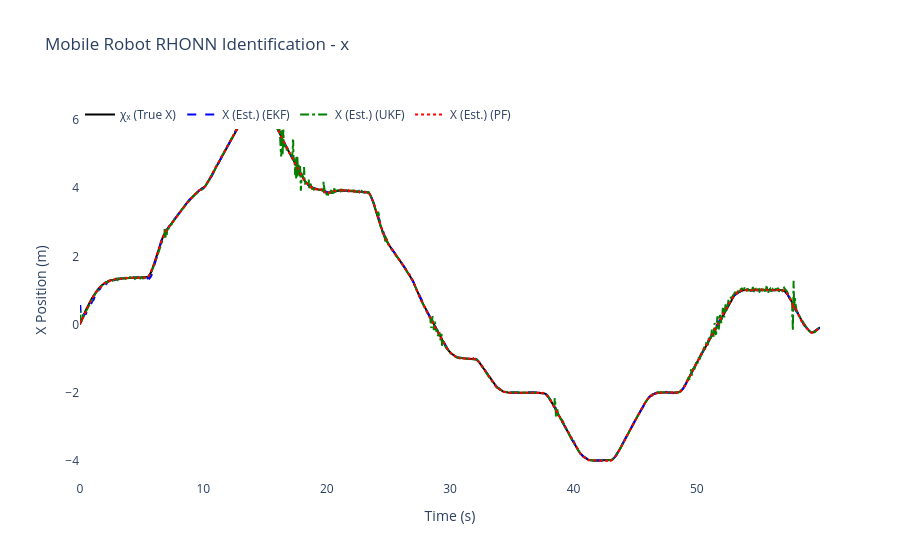
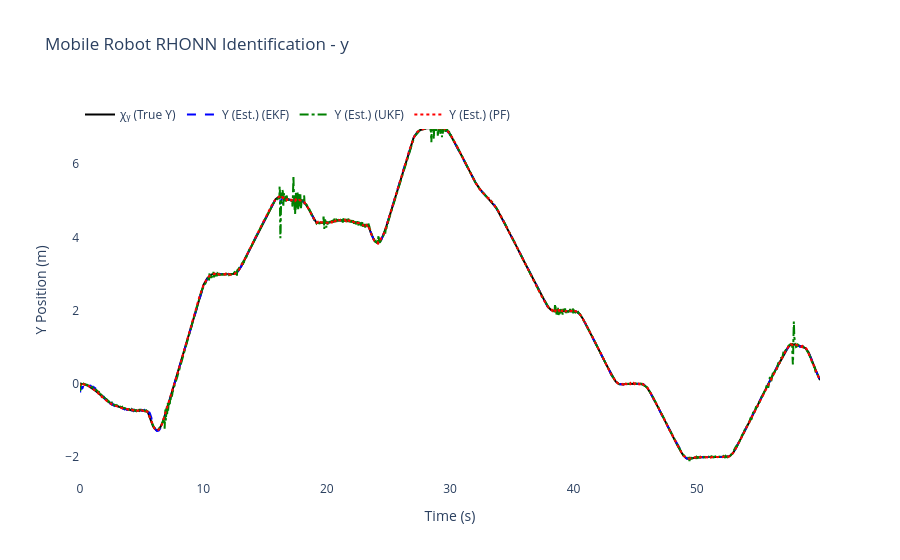
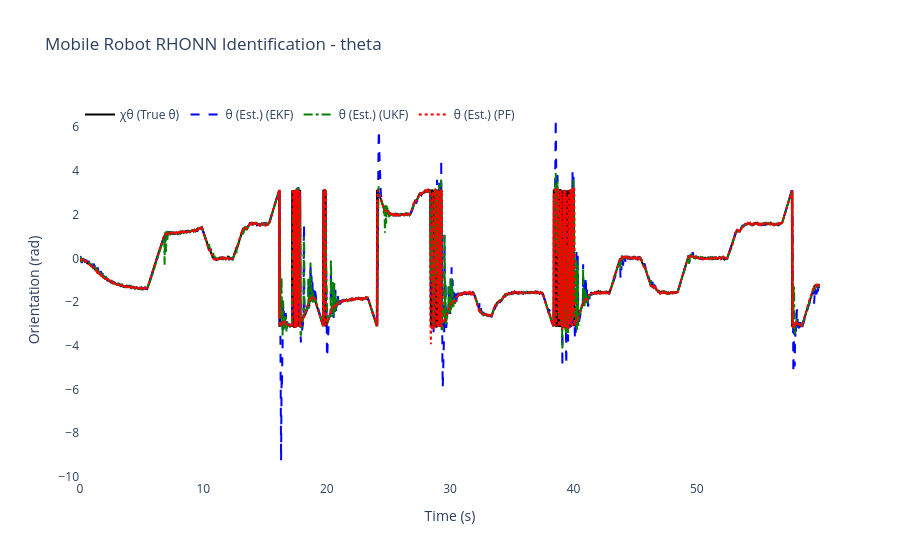
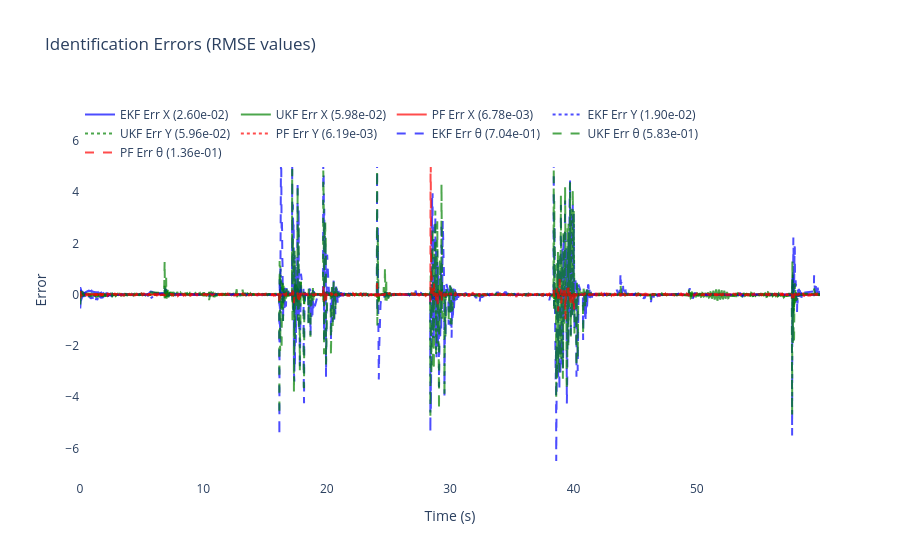

Notebook code for these charts, in order:
### Code cell
# ============================================================
# 6) Results & plots for Differential Drive Mobile Robot
# ============================================================

# compute RMSE per state and per filter
rmse_x_ekf = np.sqrt(np.mean((x_true[:, 0] - x_hat_ekf[:, 0])**2))
rmse_y_ekf = np.sqrt(np.mean((x_true[:, 1] - x_hat_ekf[:, 1])**2))
rmse_theta_ekf = np.sqrt(np.mean((x_true[:, 2] - x_hat_ekf[:, 2])**2))

rmse_x_ukf = np.sqrt(np.mean((x_true[:, 0] - x_hat_ukf[:, 0])**2))
rmse_y_ukf = np.sqrt(np.mean((x_true[:, 1] - x_hat_ukf[:, 1])**2))
rmse_theta_ukf = np.sqrt(np.mean((x_true[:, 2] - x_hat_ukf[:, 2])**2))

rmse_x_pf = np.sqrt(np.mean((x_true[:, 0] - x_hat_pf[:, 0])**2))
rmse_y_pf = np.sqrt(np.mean((x_true[:, 1] - x_hat_pf[:, 1])**2))
rmse_theta_pf = np.sqrt(np.mean((x_true[:, 2] - x_hat_pf[:, 2])**2))

# total RMSE (combined across states)
rmse_total_ekf = np.sqrt(rmse_x_ekf**2 + rmse_y_ekf**2 + rmse_theta_ekf**2)
rmse_total_ukf = np.sqrt(rmse_x_ukf**2 + rmse_y_ukf**2 + rmse_theta_ukf**2)
rmse_total_pf = np.sqrt(rmse_x_pf**2 + rmse_y_pf**2 + rmse_theta_pf**2)
rmse_totals = {'EKF': rmse_total_ekf, 'UKF': rmse_total_ukf, 'PF': rmse_total_pf}
best_filter = min(rmse_totals, key=rmse_totals.get)


print("🎯" + "="*65)
print(f"🏆 MEJOR FILTRO: {best_filter} (RMSE total: {rmse_totals[best_filter]:.6f})")
print(f"🎲 SEMILLA USADA: {RANDOM_SEED}")
print("="*67)


print(f"\nFinal EKF-RHONN Weights:")
for i in range(3):
    state_names = ['x', 'y', 'theta']
    print(f"  Neuron {i+1} ({state_names[i]}): {ekf_trainer.weights[i]}")

print(f"\nFinal UKF-RHONN Weights:")
for i in range(3):
    state_names = ['x', 'y', 'theta']
    print(f"  Neuron {i+1} ({state_names[i]}): {ukf_trainer.weights[i]}")

print(f"\nFinal PF-RHONN Weight Estimates:")
pf_estimates = pf_trainer.get_estimate()
for i in range(3):
    state_names = ['x', 'y', 'theta']
    print(f"  Neuron {i+1} ({state_names[i]}): {pf_estimates[i]}")

print("\n--- Performance Comparison (RMSE) ---")
print(f"EKF RMSE x:     {rmse_x_ekf:.6f}")
print(f"EKF RMSE y:     {rmse_y_ekf:.6f}")
print(f"EKF RMSE theta: {rmse_theta_ekf:.6f}")
print(f"UKF RMSE x:     {rmse_x_ukf:.6f}")
print(f"UKF RMSE y:     {rmse_y_ukf:.6f}")
print(f"UKF RMSE theta: {rmse_theta_ukf:.6f}")
print(f"PF  RMSE x:     {rmse_x_pf:.6f}")
print(f"PF  RMSE y:     {rmse_y_pf:.6f}")
print(f"PF  RMSE theta: {rmse_theta_pf:.6f}")

states_info = [
    {'idx': 0, 'var': 'x', 'desc': 'X Position', 'y_label': 'X Position (m)', 'chi': 'χₓ (True X)', 'x': 'X (Est.)'},
    {'idx': 1, 'var': 'y', 'desc': 'Y Position', 'y_label': 'Y Position (m)', 'chi': 'χᵧ (True Y)', 'x': 'Y (Est.)'},
    {'idx': 2, 'var': 'theta', 'desc': 'Orientation', 'y_label': 'Orientation (rad)', 'chi': 'χθ (True θ)', 'x': 'θ (Est.)'}
]

for state_info in states_info:
    i = state_info['idx']
    trace_plant = go.Scatter(x=t_history, y=x_true[:, i], mode='lines', name=state_info['chi'], line=dict(color='black', width=2))
    trace_ekf = go.Scatter(x=t_history, y=x_hat_ekf[:, i], mode='lines', name=f"{state_info['x']} (EKF)", line=dict(dash='dash', color='blue'))
    trace_ukf = go.Scatter(x=t_history, y=x_hat_ukf[:, i], mode='lines', name=f"{state_info['x']} (UKF)", line=dict(dash='dashdot', color='green'))
    trace_pf = go.Scatter(x=t_history, y=x_hat_pf[:, i], mode='lines', name=f"{state_info['x']} (PF)", line=dict(dash='dot', color='red'))
    fig = go.Figure([trace_plant, trace_ekf, trace_ukf, trace_pf])
    fig.update_layout(title=f'Mobile Robot RHONN Identification - {state_info["var"]}', xaxis_title='Time (s)', yaxis_title=state_info['y_label'], legend=dict(x=0, y=1, orientation='h'), font=dict(size=12), plot_bgcolor='white', paper_bgcolor='white')
    fig.show()

error_x_ekf = x_true[:, 0] - x_hat_ekf[:, 0]
error_y_ekf = x_true[:, 1] - x_hat_ekf[:, 1]
error_theta_ekf = x_true[:, 2] - x_hat_ekf[:, 2]
error_x_ukf = x_true[:, 0] - x_hat_ukf[:, 0]
error_y_ukf = x_true[:, 1] - x_hat_ukf[:, 1]
error_theta_ukf = x_true[:, 2] - x_hat_ukf[:, 2]
error_x_pf = x_true[:, 0] - x_hat_pf[:, 0]
error_y_pf = x_true[:, 1] - x_hat_pf[:, 1]
error_theta_pf = x_true[:, 2] - x_hat_pf[:, 2]

fig2 = go.Figure()
fig2.add_trace(go.Scatter(x=t_history, y=error_x_ekf, mode='lines', name=f'EKF Err X ({rmse_x_ekf:.2e})', opacity=0.7, line=dict(color='blue')))
fig2.add_trace(go.Scatter(x=t_history, y=error_x_ukf, mode='lines', name=f'UKF Err X ({rmse_x_ukf:.2e})', opacity=0.7, line=dict(color='green')))
fig2.add_trace(go.Scatter(x=t_history, y=error_x_pf, mode='lines', name=f'PF Err X ({rmse_x_pf:.2e})', opacity=0.7, line=dict(color='red')))
fig2.add_trace(go.Scatter(x=t_history, y=error_y_ekf, mode='lines', name=f'EKF Err Y ({rmse_y_ekf:.2e})', opacity=0.7, line=dict(color='blue', dash='dot')))
fig2.add_trace(go.Scatter(x=t_history, y=error_y_ukf, mode='lines', name=f'UKF Err Y ({rmse_y_ukf:.2e})', opacity=0.7, line=dict(color='green', dash='dot')))
fig2.add_trace(go.Scatter(x=t_history, y=error_y_pf, mode='lines', name=f'PF Err Y ({rmse_y_pf:.2e})', opacity=0.7, line=dict(color='red', dash='dot')))
fig2.add_trace(go.Scatter(x=t_history, y=error_theta_ekf, mode='lines', name=f'EKF Err θ ({rmse_theta_ekf:.2e})', opacity=0.7, line=dict(color='blue', dash='dash')))
fig2.add_trace(go.Scatter(x=t_history, y=error_theta_ukf, mode='lines', name=f'UKF Err θ ({rmse_theta_ukf:.2e})', opacity=0.7, line=dict(color='green', dash='dash')))
fig2.add_trace(go.Scatter(x=t_history, y=error_theta_pf, mode='lines', name=f'PF Err θ ({rmse_theta_pf:.2e})', opacity=0.7, line=dict(color='red', dash='dash')))
fig2.update_layout(title='Identification Errors (RMSE values)', xaxis_title='Time (s)', yaxis_title='Error', legend=dict(x=0, y=1, orientation='h'), font=dict(size=12), plot_bgcolor='white', paper_bgcolor='white')
fig2.show()

# 2D Trajectory plot with orientation arrows
fig_trajectory = go.Figure()
fig_trajectory.add_trace(go.Scatter(x=x_true[:, 0], y=x_true[:, 1], mode='lines', name='True', line=dict(color='black', width=3)))
fig_trajectory.add_trace(go.Scatter(x=x_hat_ekf[:, 0], y=x_hat_ekf[:, 1], mode='lines', name='EKF', line=dict(color='blue', width=2, dash='dash')))
fig_trajectory.add_trace(go.Scatter(x=x_hat_ukf[:, 0], y=x_hat_ukf[:, 1], mode='lines', name='UKF', line=dict(color='green', width=2, dash='dashdot')))
fig_trajectory.add_trace(go.Scatter(x=x_hat_pf[:, 0], y=x_hat_pf[:, 1], mode='lines', name='PF', line=dict(color='red', width=2, dash='dot')))
fig_trajectory.add_trace(go.Scatter(x=[x_true[0, 0]], y=[x_true[0, 1]], mode='markers', name='Start', marker=dict(color='green', size=10, symbol='star')))
fig_trajectory.add_trace(go.Scatter(x=[x_true[-1, 0]], y=[x_true[-1, 1]], mode='markers', name='End', marker=dict(color='red', size=10, symbol='square')))

# Add orientation arrows for the true trajectory
arrow_step = max(1, n_steps // 30)  # Show ~30 arrows total
arrow_length = 0.3  # Arrow length in meters
for i in range(0, n_steps, arrow_step):
    x_pos = x_true[i, 0]
    y_pos = x_true[i, 1]
    theta = x_true[i, 2]
    
    # Calculate arrow end point
    x_end = x_pos + arrow_length * np.cos(theta)
    y_end = y_pos + arrow_length * np.sin(theta)
    
    # Add arrow as annotation
    fig_trajectory.add_annotation(
        x=x_end, y=y_end,
        ax=x_pos, ay=y_pos,
        xref='x', yref='y',
        axref='x', ayref='y',
        showarrow=True,
        arrowhead=2,
        arrowsize=1,
        arrowwidth=2,
        arrowcolor='darkred',
        opacity=0.7
    )

# Add orientation arrows for the best performing filter (PF)
for i in range(0, n_steps, arrow_step * 2):  # Fewer arrows to avoid clutter
    x_pos = x_hat_pf[i, 0]
    y_pos = x_hat_pf[i, 1]
    theta = x_hat_pf[i, 2]
    
    # Calculate arrow end point (slightly shorter)
    x_end = x_pos + (arrow_length * 0.7) * np.cos(theta)
    y_end = y_pos + (arrow_length * 0.7) * np.sin(theta)
    
    # Add arrow as annotation
    fig_trajectory.add_annotation(
        x=x_end, y=y_end,
        ax=x_pos, ay=y_pos,
        xref='x', yref='y',
        axref='x', ayref='y',
        showarrow=True,
        arrowhead=1,
        arrowsize=0.8,
        arrowwidth=1.5,
        arrowcolor='red',
        opacity=0.5
    )

fig_trajectory.update_layout(
    title='Trajectory Comparison with Orientation Arrows (Optimized Params)', 
    xaxis_title='X (m)', 
    yaxis_title='Y (m)', 
    font=dict(size=12), 
    plot_bgcolor='white', 
    paper_bgcolor='white', 
    showlegend=True,
    # Ensure equal aspect ratio for proper visualization
    yaxis=dict(scaleanchor="x", scaleratio=1)
)
fig_trajectory.show()


# Performance Summary
print("\n📊 RMSE by Filter:")
print(f"   EKF: {rmse_total_ekf:.6f}  |  UKF: {rmse_total_ukf:.6f}  |  PF: {rmse_total_pf:.6f}")
print(f"\n💡 To reproduce these results:")
print(f"   Main: RANDOM_SEED = {RANDOM_SEED}")
print(f"   DE Optim: DE_SEED = {(RANDOM_SEED + 12345) % 100000}")

# --- Parameter summary ---
print("\n--- Optimized Parameter Summary ---")
print(f"EKF params: Q={ekf_trainer.Q[0][0,0]:.3e} R={ekf_trainer.R[0][0]:.3e} P0~{ekf_trainer.P[0][0,0]:.3e} eta={ekf_trainer.eta:.3f}")
print(f"UKF params: alpha={ukf_trainer.alpha:.3e} eta={ukf_trainer.eta:.3f} Qdiag={ukf_trainer.Q[0][0,0]:.3e} R={ukf_trainer.R[0][0]:.3e}")
print(f"PF params: Q_std={pf_trainer.Q_std} R_std={pf_trainer.R_std} ESS_th={pf_trainer.ess_threshold:.1f} n_particles={pf_trainer.n_particles}")

print("\nOptimization + simulation complete.")

### Figure 1 — Plotly figure (JSON) as saved in the notebook; plotly's stock layout.template omitted (floating-point values rounded to 4 significant figures; data arrays with more than 128 entries replaced by an {"elided": "..."} marker saying what was removed)
{"data": [{"line": {"color": "black", "width": 2}, "mode": "lines", "name": "χₓ (True X)", "type": "scatter", "x": {"elided": "3000 float values"}, "y": {"elided": "3000 float values"}}, {"line": {"color": "blue", "dash": "dash"}, "mode": "lines", "name": "X (Est.) (EKF)", "type": "scatter", "x": {"elided": "3000 float values"}, "y": {"elided": "3000 float values"}}, {"line": {"color": "green", "dash": "dashdot"}, "mode": "lines", "name": "X (Est.) (UKF)", "type": "scatter", "x": {"elided": "3000 float values"}, "y": {"elided": "3000 float values"}}, {"line": {"color": "red", "dash": "dot"}, "mode": "lines", "name": "X (Est.) (PF)", "type": "scatter", "x": {"elided": "3000 float values"}, "y": {"elided": "3000 float values"}}], "layout": {"font": {"size": 12}, "legend": {"orientation": "h", "x": 0, "y": 1}, "paper_bgcolor": "white", "plot_bgcolor": "white", "title": {"text": "Mobile Robot RHONN Identification - x"}, "xaxis": {"title": {"text": "Time (s)"}}, "yaxis": {"title": {"text": "X Position (m)"}}}}

### Figure 2 — Plotly figure (JSON) as saved in the notebook; plotly's stock layout.template omitted (floating-point values rounded to 4 significant figures; data arrays with more than 128 entries replaced by an {"elided": "..."} marker saying what was removed)
{"data": [{"line": {"color": "black", "width": 2}, "mode": "lines", "name": "χᵧ (True Y)", "type": "scatter", "x": {"elided": "3000 float values"}, "y": {"elided": "3000 float values"}}, {"line": {"color": "blue", "dash": "dash"}, "mode": "lines", "name": "Y (Est.) (EKF)", "type": "scatter", "x": {"elided": "3000 float values"}, "y": {"elided": "3000 float values"}}, {"line": {"color": "green", "dash": "dashdot"}, "mode": "lines", "name": "Y (Est.) (UKF)", "type": "scatter", "x": {"elided": "3000 float values"}, "y": {"elided": "3000 float values"}}, {"line": {"color": "red", "dash": "dot"}, "mode": "lines", "name": "Y (Est.) (PF)", "type": "scatter", "x": {"elided": "3000 float values"}, "y": {"elided": "3000 float values"}}], "layout": {"font": {"size": 12}, "legend": {"orientation": "h", "x": 0, "y": 1}, "paper_bgcolor": "white", "plot_bgcolor": "white", "title": {"text": "Mobile Robot RHONN Identification - y"}, "xaxis": {"title": {"text": "Time (s)"}}, "yaxis": {"title": {"text": "Y Position (m)"}}}}

### Figure 3 — Plotly figure (JSON) as saved in the notebook; plotly's stock layout.template omitted (floating-point values rounded to 4 significant figures; data arrays with more than 128 entries replaced by an {"elided": "..."} marker saying what was removed)
{"data": [{"line": {"color": "black", "width": 2}, "mode": "lines", "name": "χθ (True θ)", "type": "scatter", "x": {"elided": "3000 float values"}, "y": {"elided": "3000 float values"}}, {"line": {"color": "blue", "dash": "dash"}, "mode": "lines", "name": "θ (Est.) (EKF)", "type": "scatter", "x": {"elided": "3000 float values"}, "y": {"elided": "3000 float values"}}, {"line": {"color": "green", "dash": "dashdot"}, "mode": "lines", "name": "θ (Est.) (UKF)", "type": "scatter", "x": {"elided": "3000 float values"}, "y": {"elided": "3000 float values"}}, {"line": {"color": "red", "dash": "dot"}, "mode": "lines", "name": "θ (Est.) (PF)", "type": "scatter", "x": {"elided": "3000 float values"}, "y": {"elided": "3000 float values"}}], "layout": {"font": {"size": 12}, "legend": {"orientation": "h", "x": 0, "y": 1}, "paper_bgcolor": "white", "plot_bgcolor": "white", "title": {"text": "Mobile Robot RHONN Identification - theta"}, "xaxis": {"title": {"text": "Time (s)"}}, "yaxis": {"title": {"text": "Orientation (rad)"}}}}

### Figure 4 — Plotly figure (JSON) as saved in the notebook; plotly's stock layout.template omitted (floating-point values rounded to 4 significant figures; data arrays with more than 128 entries replaced by an {"elided": "..."} marker saying what was removed)
{"data": [{"line": {"color": "blue"}, "mode": "lines", "name": "EKF Err X (2.60e-02)", "opacity": 0.7, "type": "scatter", "x": {"elided": "3000 float values"}, "y": {"elided": "3000 float values"}}, {"line": {"color": "green"}, "mode": "lines", "name": "UKF Err X (5.98e-02)", "opacity": 0.7, "type": "scatter", "x": {"elided": "3000 float values"}, "y": {"elided": "3000 float values"}}, {"line": {"color": "red"}, "mode": "lines", "name": "PF Err X (6.78e-03)", "opacity": 0.7, "type": "scatter", "x": {"elided": "3000 float values"}, "y": {"elided": "3000 float values"}}, {"line": {"color": "blue", "dash": "dot"}, "mode": "lines", "name": "EKF Err Y (1.90e-02)", "opacity": 0.7, "type": "scatter", "x": {"elided": "3000 float values"}, "y": {"elided": "3000 float values"}}, {"line": {"color": "green", "dash": "dot"}, "mode": "lines", "name": "UKF Err Y (5.96e-02)", "opacity": 0.7, "type": "scatter", "x": {"elided": "3000 float values"}, "y": {"elided": "3000 float values"}}, {"line": {"color": "red", "dash": "dot"}, "mode": "lines", "name": "PF Err Y (6.19e-03)", "opacity": 0.7, "type": "scatter", "x": {"elided": "3000 float values"}, "y": {"elided": "3000 float values"}}, {"line": {"color": "blue", "dash": "dash"}, "mode": "lines", "name": "EKF Err θ (7.04e-01)", "opacity": 0.7, "type": "scatter", "x": {"elided": "3000 float values"}, "y": {"elided": "3000 float values"}}, {"line": {"color": "green", "dash": "dash"}, "mode": "lines", "name": "UKF Err θ (5.83e-01)", "opacity": 0.7, "type": "scatter", "x": {"elided": "3000 float values"}, "y": {"elided": "3000 float values"}}, {"line": {"color": "red", "dash": "dash"}, "mode": "lines", "name": "PF Err θ (1.36e-01)", "opacity": 0.7, "type": "scatter", "x": {"elided": "3000 float values"}, "y": {"elided": "3000 float values"}}], "layout": {"font": {"size": 12}, "legend": {"orientation": "h", "x": 0, "y": 1}, "paper_bgcolor": "white", "plot_bgcolor": "white", "title": {"text": "Identification Errors (RMSE values)"}, "xaxis": {"title": {"text": "Time (s)"}}, "yaxis": {"title": {"text": "Error"}}}}
